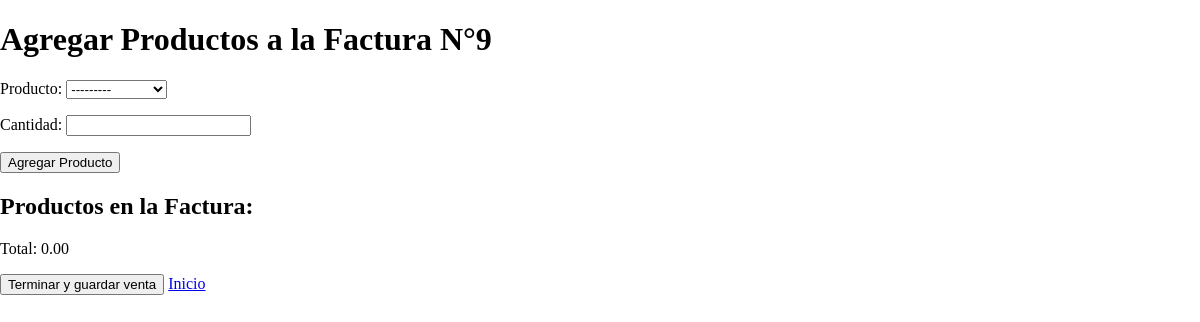
The page /agregar-detalle-venta/9/ on the database as committed earlier.
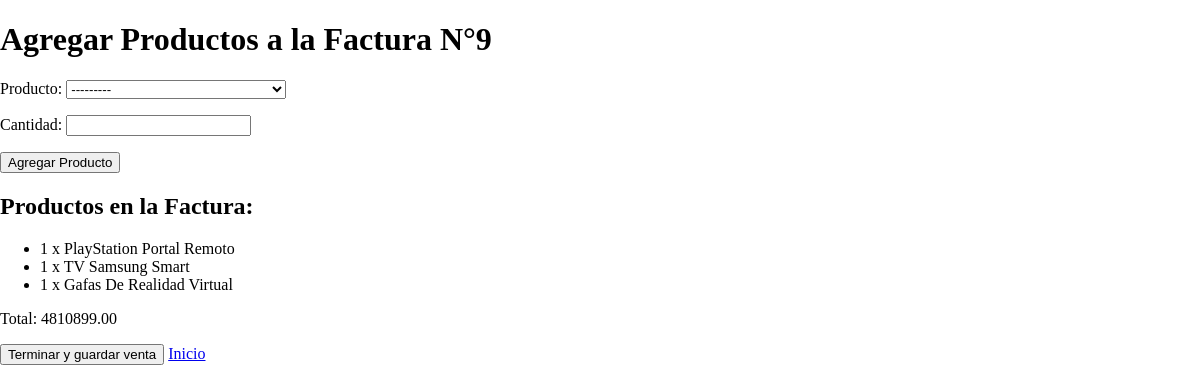
The same page on the database as committed later.
### kiosko_tecnologico/models.py (models this page shows, shortened)
class Factura(models.Model):
    cliente = models.ForeignKey(Cliente, on_delete=models.CASCADE)
    fecha = models.DateTimeField(default=timezone.now)
    productos = models.ManyToManyField(Producto, through='DetalleVenta')
    total = models.DecimalField(max_digits=10, decimal_places=2, default=0)

class DetalleVenta(models.Model):
    factura = models.ForeignKey(Factura, on_delete=models.CASCADE)
    producto = models.ForeignKey(Producto, on_delete=models.CASCADE)
    cantidad = models.PositiveIntegerField()
    def __str__(self):
        return f"{self.cantidad} x {self.producto.nombre}"

class Producto(models.Model):
    nombre = models.CharField(max_length=100)
    descripcion = models.CharField(max_length=300)
    precio = models.DecimalField(max_digits=10, decimal_places=2)
    stock = models.PositiveIntegerField()
    proveedor = models.ForeignKey(Proveedor, on_delete=models.SET_NULL, null=True)
    def __str__(self):
        return self.nombre

### kiosko_tecnologico/views.py (the view)
# urls.py: path('agregar-detalle-venta/<int:factura_id>/', agregar_detalle_venta, name='agregar_detalle_venta'),
def agregar_detalle_venta(request, factura_id):
    factura = get_object_or_404(Factura, id=factura_id)
    if request.method == 'POST':
        form = DetalleVentaForm(request.POST)
        if form.is_valid():
            detalle = form.save(commit=False)
            detalle.factura = factura
            producto = detalle.producto
            if producto.stock >= detalle.cantidad:
                producto.stock -= detalle.cantidad
                producto.save()
                detalle.save()
                factura.total = factura.calcular_total()
                factura.save()
                return redirect('agregar_detalle_venta', factura_id=factura.id)
            else:
                return render(request, 'agregar_detalle_venta.html', {
                    'form': form,
                    'factura': factura,
                    'productos': Producto.objects.all(),
                })
    else:
        form = DetalleVentaForm()
    productos = Producto.objects.all()
    return render(request, 'agregar_detalle_venta.html', {
        'form': form,
        'factura': factura,
        'productos': productos,
    })

### kiosko_tecnologico/forms.py (shortened to what this page needs)
class DetalleVentaForm(forms.ModelForm):
    class Meta:
        model = DetalleVenta
        fields = ['producto', 'cantidad']

### kiosko_tecnologico/templates/agregar_detalle_venta.html (shortened to what this page needs)
<!DOCTYPE html>
<html lang="en">
<head>
</head>
<body style="background-image: url(https://images.unsplash.com/photo-1647427017067-8f33ccbae493?q=80&w=1470&auto=format&fit=crop&ixlib=rb-4.0.3&ixid=M3wxMjA3fDB8MHxwaG90by1wYWdlfHx8fGVufDB8fHx8fA%3D%3D); background-size: cover; background-position: center; background-repeat: no-repeat; height: 100vh; margin: 0;">
    <h1>Agregar Productos a la Factura N°{{ factura.id }}</h1>
<form method="post">
    {{ form.as_p }}
    <button type="submit">Agregar Producto</button>
</form>
<h2>Productos en la Factura:</h2>
<ul>
    {% for detalle in factura.detalleventa_set.all %}
        <li>{{ detalle }}</li>
    {% endfor %}
</ul>
<p>Total: {{ factura.total }}</p>
<a href="{% url 'listar_ventas' %}"><button>Terminar y guardar venta</button></a>
<a href="{% url 'inicio' %}">Inicio</a>
</body>
</html>

Rows that differ between the two databases and show on the page:
changed Factura id 9: total "0.00" → "4810899.00"
added DetalleVenta: cantidad+producto "1 x PlayStation Portal Remoto"
added DetalleVenta: cantidad+producto "1 x TV Samsung Smart"
added DetalleVenta: cantidad+producto "1 x Gafas De Realidad Virtual"
